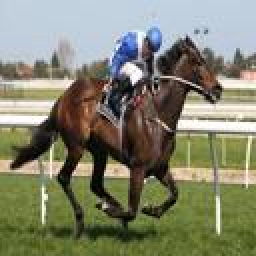
#> input picture 00000019.jpg, 128 x 128 px (shown 2 times larger)
$ jupyter execute --allow-errors 'PSET I.ipynb'   (shell and % lines are left out)   (Python 2 division)   (older library calls are emulated)
#> lines starting #> are read from the running program, lines starting #| are printed output that depends on the picture; after the words box and inside, x2 and y2 are one past the last pixel; in counts of white or black regions, pixels touching at a corner belong together
### numpy_sift.py
import numpy as np
import math
import time

class SIFTDescriptor(object):
    """Class for computing SIFT descriptor of the square patch

    Attributes:
        patchSize: size of the patch in pixels
        maxBinValue: maximum descriptor element after L2 normalization. All above are clipped to this value
        numOrientationBins: number of orientation bins for histogram
        numSpatialBins: number of spatial bins. The final descriptor size is numSpatialBins x numSpatialBins x numOrientationBins
    """
    def precomputebins(self):
        halfSize = int(self.patchSize/2)
        ps = self.patchSize
        sb = self.spatialBins;
        step = float(self.spatialBins + 1) / (2 * halfSize)
        precomp_bins = np.zeros(2*ps, dtype = np.int32)
        precomp_weights = np.zeros(2*ps, dtype = np.float)
        precomp_bin_weights_by_bx_py_px_mapping = np.zeros((sb,sb,ps,ps), dtype = np.float)
        for i in range(ps):
            i1 = i + ps
            x = step * i
            xi = int(x)
            # bin indices
            precomp_bins[i] = xi -1;
            precomp_bins[i1] = xi
            #bin weights
            precomp_weights[i1] = x - xi;
            precomp_weights[i] = 1.0 - precomp_weights[i1];
            #truncate
            if  (precomp_bins[i] < 0):
                precomp_bins[i] = 0;
                precomp_weights[i] = 0
            if  (precomp_bins[i] >= self.spatialBins):
                precomp_bins[i] = self.spatialBins - 1;
                precomp_weights[i] = 0
            if  (precomp_bins[i1] < 0):
                precomp_bins[i1] = 0;
                precomp_weights[i1] = 0
            if  (precomp_bins[i1] >= self.spatialBins):
                precomp_bins[i1] = self.spatialBins - 1;
                precomp_weights[i1] = 0
        for y in range(ps):
            for x in range(ps):
                precomp_bin_weights_by_bx_py_px_mapping[precomp_bins[y], precomp_bins[x], y, x ] += precomp_weights[y]*precomp_weights[x]
                precomp_bin_weights_by_bx_py_px_mapping[precomp_bins[y+ps], precomp_bins[x], y, x ] += precomp_weights[y+ps]*precomp_weights[x]
                precomp_bin_weights_by_bx_py_px_mapping[precomp_bins[y], precomp_bins[x+ps], y, x ] += precomp_weights[y]*precomp_weights[x+ps]
                precomp_bin_weights_by_bx_py_px_mapping[precomp_bins[y+ps], precomp_bins[x+ps], y, x ] += precomp_weights[y+ps]*precomp_weights[x+ps]
        mask =  self.CircularGaussKernel(kernlen=self.patchSize)
        for y in range(sb):
            for x in range(sb):
                precomp_bin_weights_by_bx_py_px_mapping[y,x,:,:] *= mask
                precomp_bin_weights_by_bx_py_px_mapping[y,x,:,:] = np.maximum(0,precomp_bin_weights_by_bx_py_px_mapping[y,x,:,:])
        return precomp_bins.astype(np.int32),precomp_weights,precomp_bin_weights_by_bx_py_px_mapping,mask
    def __init__(self, patchSize = 41, maxBinValue = 0.2, numOrientationBins = 8, numSpatialBins = 4):
        self.patchSize = patchSize
        self.maxBinValue = maxBinValue
        self.orientationBins = numOrientationBins
        self.spatialBins = numSpatialBins
        self.precomp_bins,self.precomp_weights,self.mapping,self.mask = self.precomputebins()
        self.binaryMask = self.mask > 0
        self.gx = np.zeros((patchSize,patchSize), dtype=np.float)
        self.gy = np.zeros((patchSize,patchSize), dtype=np.float)
        self.ori = np.zeros((patchSize,patchSize), dtype=np.float)
        self.mag = np.zeros((patchSize,patchSize), dtype=np.float)
        self.norm_patch = np.zeros((patchSize,patchSize), dtype=np.float)
        ps = self.patchSize
        sb = self.spatialBins
        ob = self.orientationBins
        self.desc = np.zeros((ob, sb , sb ), dtype = np.float)
        return
    def CircularGaussKernel(self, kernlen=21):
        halfSize = kernlen / 2;
        r2 = halfSize*halfSize;
        sigma2 = 0.9 * r2;
        disq = 0;
        kernel = np.zeros((kernlen,kernlen))
        for y in range(kernlen):
            for x in range(kernlen):
                disq = (y - halfSize)*(y - halfSize) +  (x - halfSize)*(x - halfSize);
                if disq < r2:
                    kernel[y,x] = math.exp(-disq / sigma2)
                else:
                    kernel[y,x] = 0
        return kernel
    def photonorm(self, patch, binaryMask = None):
        if binaryMask is not None:
            std1_coef = 50. /  np.std(patch[binaryMask])
            mean1 =  np.mean(patch[binaryMask])
        else:
            std1_coef = 50. / np.std(patch)
            mean1 =  np.mean(patch)
        if std1_coef >= 50. / 0.000001:
            std1_coef = 50.0
        self.norm_patch = 128. + std1_coef * (patch - mean1);
        self.norm_patch = np.clip(self.norm_patch, 0.,255.);
        return
    def getDerivatives(self,image):
        #[-1 1] kernel for borders
        self.gx[:,0] = image[:,1] - image[:,0]
        self.gy[0,:] = image[1,:] - image[0,:]
        self.gx[:,-1] = image[:,-1] - image[:,-2]
        self.gy[-1,:] = image[-1,:] - image[-2,:]
        #[-1 0 1] kernel for the rest
        self.gy[1:-2,:] = image[2:-1,:] - image[0:-3,:]
        self.gx[:,1:-2] = image[:,2:-1] - image[:,0:-3]
        self.gx *= 0.5
        self.gy *= 0.5
        return
    def samplePatch(self,grad,ori):
        ps = self.patchSize
        sb = self.spatialBins
        ob = self.orientationBins
        o_big = float(ob) * (ori + 2.0*math.pi) / (2.0 * math.pi)
        bo0_big = np.floor(o_big)#.astype(np.int32)
        wo1_big = o_big - bo0_big;
        bo0_big = bo0_big % ob;
        bo1_big = (bo0_big + 1.0) % ob;
        wo0_big = 1.0 - wo1_big;
        wo0_big *= grad;
        wo0_big = np.maximum(0, wo0_big)
        wo1_big *= grad;
        wo1_big = np.maximum(0, wo1_big)
        ori_weight_map = np.zeros((ob,ps,ps))
        for o in range(ob):
            relevant0 = np.where(bo0_big == o)
            ori_weight_map[o, relevant0[0], relevant0[1]] = wo0_big[relevant0[0], relevant0[1]]
            relevant1 = np.where(bo1_big == o)
            ori_weight_map[o, relevant1[0], relevant1[1]] += wo1_big[relevant1[0], relevant1[1]]
        for y in range(sb):
            for x in range(sb):
                self.desc[:,y,x] =  np.tensordot( ori_weight_map, self.mapping[y,x,:,:])
        return
    def describe(self,patch, userootsift = False, flatten = True, show_timings = False):
        t = time.time()
        self.photonorm(patch, binaryMask = self.binaryMask);
        if show_timings:
            print('photonorm time = ', time.time() - t)
            t = time.time()
        self.getDerivatives(self.norm_patch)
        if show_timings:
            print('gradients time = ', time.time() - t)
            t = time.time()
        self.mag = np.sqrt(self.gx * self.gx + self.gy*self.gy)
        self.ori = np.arctan2(self.gy,self.gx)
        if show_timings:
            print('mag + ori time = ', time.time() - t)
            t = time.time()
        self.samplePatch(self.mag,self.ori)
        if show_timings:
            print('sample patch time = ', time.time() - t)
            t = time.time()
        self.desc /= np.linalg.norm(self.desc.flatten(),2)
        self.desc = np.clip(self.desc, 0,self.maxBinValue);
        self.desc /= np.linalg.norm(self.desc.flatten(),2)
        if userootsift:
            self.desc = np.sqrt(self.desc / np.linalg.norm(unnorm_desc.flatten(),1))
        if show_timings:
            print('clip and norm time = ', time.time() - t)
            t = time.time()
        if flatten:
            return np.clip(512. * self.desc.flatten() , 0, 255).astype(np.int32);
        else:
            return np.clip(512. * self.desc , 0, 255).astype(np.int32);

### PSET I.ipynb
[cell 1]
from siftdetector import detect_keypoints
from numpy_sift import SIFTDescriptor
import matplotlib.pyplot as plt
import sys
sys.path.insert(0, '/home/ubuntu/dev/opencv-3.1/build/lib')
import cv2
import time
import numpy as np
import cv2
from sklearn.cluster import KMeans
import os
from math import log
from tqdm import tqdm

# 3. Finding Interest Point Operators

Interest point operators can help us find points or features in the image that are unique and tell us something about the picture as a whole. These features are often found on the edges and corners of the image because these boundary points separate out the foreground, where interesting features are, from the lighter image background. We will be exploring a technique called MSER in this mini problem set to find high contrast regions of the image which represent edges, and sample features from those points.

## Thresholding

We will explore the concept of thresholding, which is the idea that a threshold is set between 0 and 255 (the values that a pixel can be) and all the pixels above that number are white and all those below the number are black. In the code below, the function MSER takes in a threshold value. Then the display image (a picture of a horse) is read as a numpy array with dimensions 128x128 with pixel values between 0 and 255. Your task is to fill in the code in the area specified so that pixel values below the threshold are 0, which means they are black and pixel values above the threshold are 255, which means they are white. Your final image should be called 'final' in order to be properly displayed. You can check yourself by ensuring that your pictures at threshold levels 80, 100 and 120 look like the following pictures respectively.

[cell 2]
def MSER(threshold):
#> called with threshold = 80
    display_img = cv2.imread('00000019.jpg', 0)
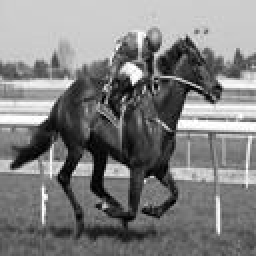
#> display_img: shape (128, 128) (shown 2 times larger); min 0, max 255, mean 127.8
    #Fill in code here


    black = np.asarray([[255 for _ in range(128)] for _ in range(128)])
    higher = display_img < threshold
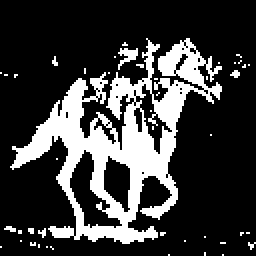
#> higher: shape (128, 128) bool (shown 2 times larger); 23.2% white; 45 white regions (43 under 20 px), largest, box (x1, y1, x2, y2) and area: (5, 19, 111, 122) 3614, (59, 24, 69, 35) 52
    higher = higher.astype(int)
    final = higher * black


    plt.imshow(final, cmap='Greys'),plt.show()
    return final

#You can change the threshold to whatever you want for testing but make sure
#to change it back to 80 before you move on to the next part
final = MSER(80)

## Picking out Features of Interest

Now that we have the outline of the feature of interest, we want to find interesting points at the boundaries. We have implemented the code to find intensity changes in the horizontal x direction but you will need to add the code to find intensity changes in the vertical y direction and plot those points.

[cell 3]
def returnPoints(picture):
    display_x_img = cv2.imread('00000019.jpg', 0)
    points = set()

    #code to find intensity changes in the horizontal x direction
    for x in range(len(picture)):
        for y in range(1, len(picture[0])):
            if abs(picture[x][y] - picture[x][y-1]) > 254:
                points.add((x, y))
#> this loop made 128 passes
#> after the loop, points = 1269 items


    #Add your code here to add the (x,y) coordinates of points that represent an intensity change
    #in the y direction. The points should be added to the set points.


    for i in points:
        y,x = i
        cv2.circle(display_x_img,(x,y),1,255,-1)
#> this loop made 1269 passes
#> (y, x) on passes 1 to 3: (67, 59), (86, 72), (79, 33)
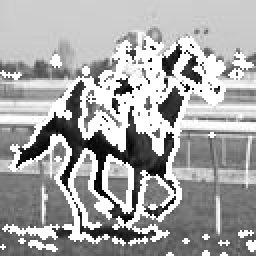
#> display_x_img: shape (128, 128) (shown 2 times larger); min 0, max 255, mean 166.8

    plt.imshow(display_x_img),plt.show()


returnPoints(final)

display_img = cv2.imread('reject/00000002.jpg', 0)
black = np.asarray([[255 for _ in range(128)] for _ in range(128)])
print display_img[0][127]
print display_img[127][0]
def thresholding(threshold):
    higher = display_img < threshold
    print display_img
    print higher
    print higher.astype(int)
    higher = higher.astype(int)
    final = higher * black
    print "final", final
    plt.imshow(final, cmap='Greys'),plt.show()
    return final

final = thresholding(100)

def find_point(picture, value):
    points = []
    for x in range(len(picture)):
        for y in range(1, len(picture[0])):
            if abs(picture[x][y] - picture[x][y-1]) > value:
                points.append((x, y))
    return points

display_points = find_point(final, 256)

print display_points
#display_points = [(0, 127)]
for i in display_points:
    y,x = i
    cv2.circle(display_img,(x,y),1,255,-1)

plt.imshow(display_img),plt.show()

[cell 4]
def returnPointsXdirection(picture):
    display_x_img = cv2.imread('00000019.jpg', 0)
    points = set()
    for x in range(len(picture)):
        for y in range(1, len(picture[0])):
            if abs(picture[x][y] - picture[x][y-1]) > 254:
                points.add((x, y))
#> after the loop, points = 1269 items

    #add your code here
    for y in range(128):
        for x in range(1, 128):
            if abs(picture[x][y] - picture[x-1][y]) > 254:
                points.add((x, y))
#> after the loop, points = 1899 items


    for i in points:
        y,x = i
        cv2.circle(display_x_img,(x,y),1,255,-1)
#> this loop made 1899 passes
#> (y, x) on passes 1 to 3: (67, 59), (113, 26), (86, 72)
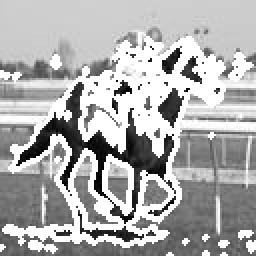
#> display_x_img: shape (128, 128) (shown 2 times larger); min 0, max 255, mean 173.4

    plt.imshow(display_x_img),plt.show()


returnPointsXdirection(final)

[cell 5]
def MSER(threshold):
    display_img = cv2.imread('00000019.jpg', 0)
    #Fill in code here


    black = np.asarray([[255 for _ in range(128)] for _ in range(128)])
    higher = display_img < threshold
    higher = higher.astype(int)
    final = higher * black


    plt.imshow(final, cmap='Greys'),plt.show()
    return final

#You can change the threshold to whatever you want for testing but make sure
#to change it back to 80 before you move on to the next part
final = MSER(80)

[cell 6]
def return_labels(directoryList, range_size, added_limit, count_limit, patch_size=32):
    SD = SIFTDescriptor(patchSize = patch_size)

    #creates initial vector of size 3968
    sift_pictures = np.asarray([[0 for _ in range(range_size)]])
    for directory in directoryList:
        #go through the directories with the relevant images
        for filename in os.listdir(directory):
            name = directory + '/' + filename
            print name
            if name[-3:] == 'png' or name[-3:] == 'jpg':
                image = cv2.imread(name)
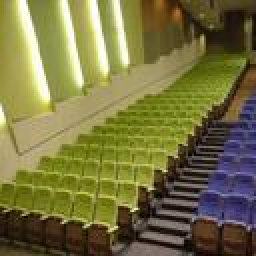
#> input picture Auditorium/00000001.jpg, 128 x 128 px (shown 2 times larger)
#> image is the input picture: shape (128, 128, 3); mean B, G, R 65, 114.4, 119.3

                #transform it to black and white and get features
                gray = cv2.cvtColor(image, cv2.COLOR_BGR2GRAY)
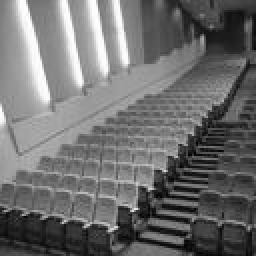
#> gray: shape (128, 128) (shown 2 times larger); min 2, max 254, mean 110.2
                h, w = gray.shape
#> h = 128; w = 128
                corners = cv2.goodFeaturesToTrack(gray,count_limit,0.001,10)
#> corners = 100 rows, first 8: [58, 113], [68, 104], [82, 85], [76, 94], [42, 112], [31, 110], [96, 67], [101, 17]

                corners = np.int0(corners)
                image_sift_features = np.asarray([])
                count, actually_added = 0, 0

                #Here we want to get 31 images for our feature vector and then break out of the loop
                while actually_added < added_limit and count < count_limit:
                    corner = corners[count][0]
                    if patch_size/2 <= corner[1] <= h-patch_size/2 and patch_size/2 <= corner[0] <= w-patch_size/2:
                        patch = gray[corner[1]-patch_size/2:corner[1]+patch_size/2, corner[0]-patch_size/2:corner[0]+patch_size/2]
                        sift = SD.describe(patch)
                        image_sift_features = np.append(image_sift_features, sift)
                        actually_added += 1
                    count += 1
#> this loop made 26 passes
#> corner on passes 2, 3, 4, 5, 6, 7, 8, 9, 11, 15, 16, 17: [68, 104], [82, 85], [76, 94], [42, 112], [31, 110], [96, 67], [101, 17], [21, 108], [102, 57], [96, 109], [62, 32], [78, 106]
#> corner on passes 1, 10, 12, 13, 14, 19: [58, 113], [91, 119], [11, 106], [124, 114], [70, 117], [56, 123]
#> pass 2, in return_labels, `patch = gray[corner[1]-patch_size/2:corner[1]+patch_size/2, corner[0]-..`:
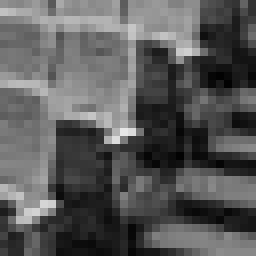
#> patch: shape (32, 32) (shown 8 times larger); min 2, max 231, mean 89.2
#> pass 2, in photonorm, `self.norm_patch = np.clip(self.norm_patch, 0.,255.);`:
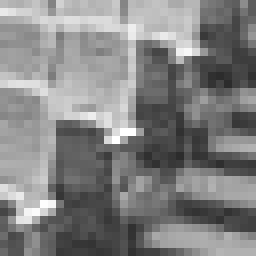
#> self.norm_patch: shape (32, 32) float64 (shown 8 times larger); min 44.57, max 255, mean 130.8
#> pass 2, in getDerivatives, `self.gx *= 0.5`:
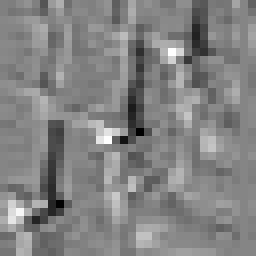
#> self.gx: shape (32, 32) float64 (shown 8 times larger); min -91.36, max 83.63, mean -1.4; drawn with min black and max white
#> after the loop:
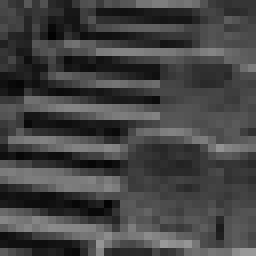
#> patch: shape (32, 32) (shown 8 times larger); min 3, max 153, mean 67.5
#> after the loop, actually_added = 18; count = 26; image_sift_features = 2304 values, max 133 at index 1281, min 0 at index 143, mean 33.98

                sift_pictures = np.append(sift_pictures, [image_sift_features], axis=0)

    return sift_pictures[1:]
